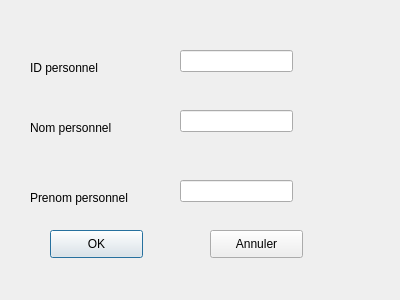
<?xml version="1.0" encoding="UTF-8"?>
<ui version="4.0">
 <class>Dialog2</class>
 <widget class="QDialog" name="Dialog2">
  <property name="geometry">
   <rect>
    <x>0</x>
    <y>0</y>
    <width>400</width>
    <height>300</height>
   </rect>
  </property>
  <property name="windowTitle">
   <string>Dialog</string>
  </property>
  <widget class="QLineEdit" name="lineEdit">
   <property name="geometry">
    <rect>
     <x>180</x>
     <y>50</y>
     <width>113</width>
     <height>22</height>
    </rect>
   </property>
  </widget>
  <widget class="QLineEdit" name="lineEdit_2">
   <property name="geometry">
    <rect>
     <x>180</x>
     <y>110</y>
     <width>113</width>
     <height>22</height>
    </rect>
   </property>
  </widget>
  <widget class="QLineEdit" name="lineEdit_3">
   <property name="geometry">
    <rect>
     <x>180</x>
     <y>180</y>
     <width>113</width>
     <height>22</height>
    </rect>
   </property>
  </widget>
  <widget class="QLabel" name="label">
   <property name="geometry">
    <rect>
     <x>30</x>
     <y>60</y>
     <width>91</width>
     <height>16</height>
    </rect>
   </property>
   <property name="text">
    <string>ID personnel</string>
   </property>
  </widget>
  <widget class="QLabel" name="label_2">
   <property name="geometry">
    <rect>
     <x>30</x>
     <y>120</y>
     <width>121</width>
     <height>16</height>
    </rect>
   </property>
   <property name="text">
    <string>Nom personnel</string>
   </property>
  </widget>
  <widget class="QLabel" name="label_3">
   <property name="geometry">
    <rect>
     <x>30</x>
     <y>190</y>
     <width>121</width>
     <height>16</height>
    </rect>
   </property>
   <property name="text">
    <string>Prenom personnel </string>
   </property>
  </widget>
  <widget class="QPushButton" name="pushButton">
   <property name="geometry">
    <rect>
     <x>50</x>
     <y>230</y>
     <width>93</width>
     <height>28</height>
    </rect>
   </property>
   <property name="text">
    <string>OK</string>
   </property>
  </widget>
  <widget class="QPushButton" name="pushButton_2">
   <property name="geometry">
    <rect>
     <x>210</x>
     <y>230</y>
     <width>93</width>
     <height>28</height>
    </rect>
   </property>
   <property name="text">
    <string>Annuler</string>
   </property>
  </widget>
 </widget>
 <resources/>
 <connections/>
</ui>
